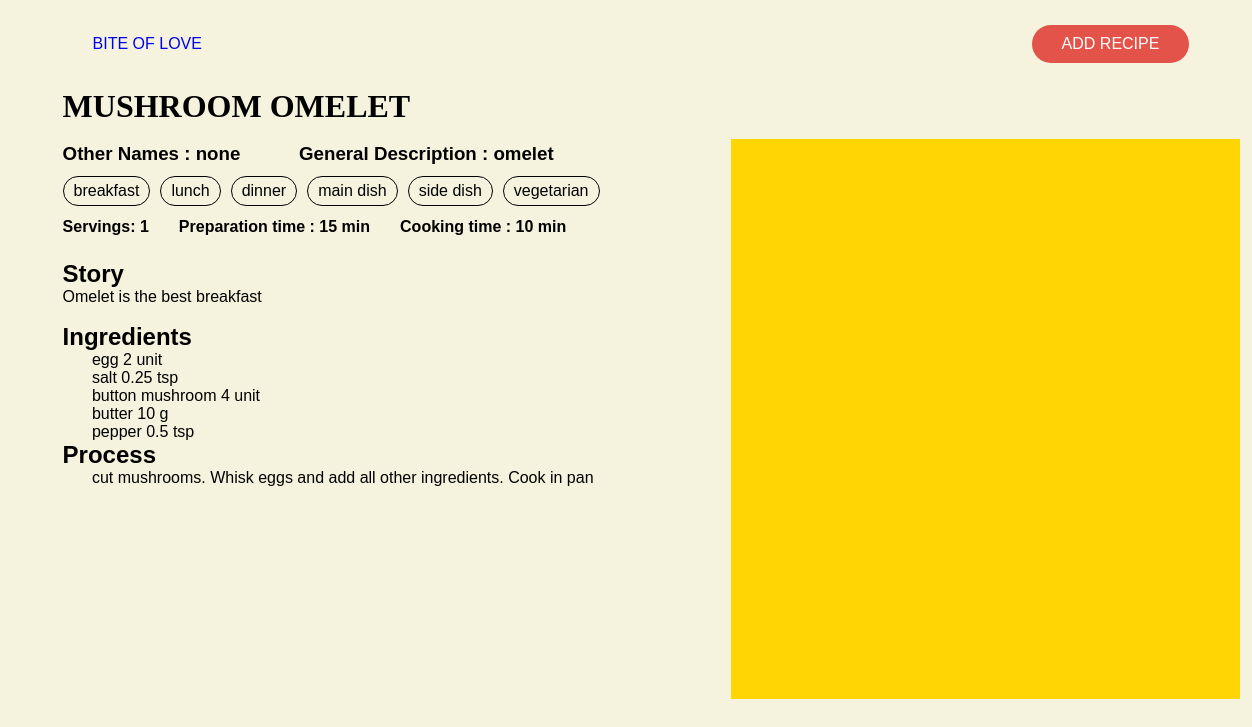
Page /final/recipeQuery.php?recipe=31 on the committed database.
### tables this page shows
CREATE TABLE recipeCollection (
  recipeID INTEGER PRIMARY KEY NOT NULL, 
  recipeName TEXT, 
  otherName TEXT,
  descript TEXT, 
  story TEXT,
  numServing INTEGER ,
  prepTime INTEGER,
  cookingTime INTEGER,

  ingNames TEXT,
  ingQties INTEGER,
  ingQtyUnits TEXT,

  process TEXT,

  allTags TEXT,
  
  origin TEXT,

  authorName TEXT,
  authorLocation TEXT,

  recipeImg TEXT
  );

### final/recipeQuery.php (the view, shortened to what this page needs)
<?php
require "main/header.php";
require "main/nav.php";
require('openDB.php');
if ($_SERVER['REQUEST_METHOD'] == 'GET') {
    $clickedRecipe = $_GET['recipe'];
    try {
        $sql_select = "SELECT * FROM recipeCollection WHERE recipeID = $clickedRecipe";
        $result = $file_db->query($sql_select);
        while ($row = $result->fetch(PDO::FETCH_ASSOC)) {
?>
            <section class="content" id="viewRecipe">
                <div class="recipeText">
                    <section id="recipeHeader">
                        <h1><?php echo $row["recipeName"]; ?></h1>
                        <div class="otherNames">
                            <h3> <?php echo "Other Names : ";
                                    if ($row["otherName"]) {
                                        echo $row["otherName"];
                                    } else echo "none";  ?></h3>
                            <h3> <?php echo "General Description : " . $row["descript"];  ?></h3>
                        </div>
                    </section>
                    <div>
                        <section id="recipe-tags">
                            <?php
                            $tags = explode(",", $row["allTags"]);
                            for ($i = 0; $i < count($tags) - 1; $i++) {
                                echo "<p>" . $tags[$i] . "</p>";
                            }
                            ?>
                        </section>
                        <section id="recipePrep">
                            <h4>Servings:
                                <span>
                                    <?php
                                    $lhs = str_replace("intval(", " ", $row["numServing"]);
                                    $complete =  str_replace(")", " ", $lhs);
                                    echo $complete;
                                    ?>
                                </span>
                            </h4>
                            <h4>Preparation time :
                                <span>
                                    <?php
                                    $lhs = str_replace("intval(", " ", $row["prepTime"]);
                                    $complete =  str_replace(")", " ", $lhs);
                                    echo $complete . "min";
                                    ?>
                                </span>
                            </h4>
                            <h4>Cooking time :
                                <span>
                                    <?php
                                    $lhs = str_replace("intval(", " ", $row["cookingTime"]);
                                    $complete =  str_replace(")", " ", $lhs);
                                    echo $complete . "min";
                                    ?>
                                </span>
                            </h4>
                        </section>
                        <section id="storyRec">
                            <h2>Story</h2>
                            <p><?php echo $row["story"]; ?> </p>
                        </section>
                        <section>
                            <h2>Ingredients</h2>
                            <div class="list">
                                <?php
                                $ingName = explode(",", $row["ingNames"]);
                                $ingQtyUnits = explode(",", $row["ingQtyUnits"]);
                                $lhs = str_replace("intval(", " ", $row["ingQties"]);
                                $complete =  str_replace(")", " ", $lhs);
                                $IngQty = explode(",", $complete);
                                for ($i = 0; $i < count($ingName); $i++) {
                                    echo "<p>" . $ingName[$i] . " " . $IngQty[$i] . " " . $ingQtyUnits[$i] . "</p>";
                                }
                                ?>
                            </div>
                        </section>
                        <section>
                            <h2>Process</h2>
                            <div class="list">
                                <p><?php echo $row["process"]; ?> </p>
                            </div>
                        </section>
                    </div>
                </div>
                <div class="recipeViewImg">
                    <img src="<?php echo $row["recipeImg"] ?>" alt="">
                </div>
            </section>
        <?php
        }
        ?>
<?php
    } catch (PDOException $e) {
        echo $e->getMessage();
    };
    exit;
}

### final/main/header.php (shortened to what this page needs)
<!DOCTYPE html>
<html lang="en">
<head>
    <link rel="stylesheet" href="css\stylesheet.css">
    <link rel="stylesheet" href="css\style.css">
    <link rel="stylesheet" href="css\homepage.css">
    <link rel="stylesheet" href="css\add-recipe.css">
    <link rel="stylesheet" href="css\search.css">
    <link rel="stylesheet" href="css\recipe-page.css">
    <link rel="stylesheet" href="css\nutritionalValue.css">
</head>
<body>

### final/main/nav.php
<nav>
    <a href="../index.php" class="button">Bite of Love</a>
    <a href="../add-recipe.php" class="button red">Add Recipe</a>
</nav>

### final/css/stylesheet.css (style rules this page uses)
:root { --bkgColour: #F5F3DE; --textColourDark: black; --textColourLight: white; --accentYellow: #FFC531; --accentPink: #F4B6AD; --accentBlue: #B5D3CD; --accentTeal: #4E897D; --accentRed: #E35349; --yellowTransparent: rgb(255, 197, 49, 0.5); --pinkTransparent: rgb(244, 182, 173, 0.5); --blueTransparent: rgb(181, 211, 205, 0.5); --dapifer: dapifer, serif; --azo: azo-sans-web, sans-serif; --thick: 600; --button_padding: 5px 10px; --button-radius: 30px; }

### final/css/style.css (style rules this page uses)
* { margin: 0; padding: 0; box-sizing: border-box; }
body { background-color: var(--bkgColour); font-family: var(--azo); }
nav { padding: 2% 5%; display: flex; justify-content: space-between; }
.content { padding: 0 5%; }
.content h1 { font-family: var(--dapifer); text-transform: uppercase; font-size: 2rem; padding-bottom: 2%; }
.button:link, .button { padding: var(--button_padding); text-decoration: none; border-radius: var(--button-radius); text-transform: uppercase; padding: 10px 30px; cursor: pointer; }
.button.red { background-color: var(--accentRed); color: var(--textColourLight); }

### final/css/recipe-page.css (style rules this page uses)
.otherNames { display: flex; padding: 1% 0%; }
#viewRecipe { display: flex; gap: 30px; }
.recipeText { width: 50vw; }
.recipeViewImg img { width: auto; height: 70vh; margin: 10%; }
.otherNames h3 { padding-right: 10%; }
#storyRec { padding: 3% 0; }
#recipe-tags, #recipePrep { display: flex; padding: 1% 0%; gap: 10px; }
#recipePrep { gap: 30px }
#recipe-tags p { border: 1px solid black; border-radius: var(--button-radius); padding: 5px 10px; }
.list { padding-left: 5%; }

### rows in the picture
recipecollection: recipeName "MUSHROOM OMELET", otherName "none", descript "omelet", allTags "breakfast", allTags "lunch", allTags "dinner", allTags "main dish", allTags "side dish", allTags "vegetarian", numServing "1", prepTime "15", cookingTime "10", story "Omelet is the best breakfast", ingNames "egg", ingQties "2", ingQtyUnits "unit", ingNames "salt", ingQties "0.25", ingQtyUnits "tsp", ingNames "button mushroom", ingQties "4", ingNames "butter", ingQties "10", ingQtyUnits "g", ingNames "pepper", ingQties "0.5", process "cut mushrooms. Whisk eggs and add all other ingredients. Cook in pan", recipeImg (picture)
